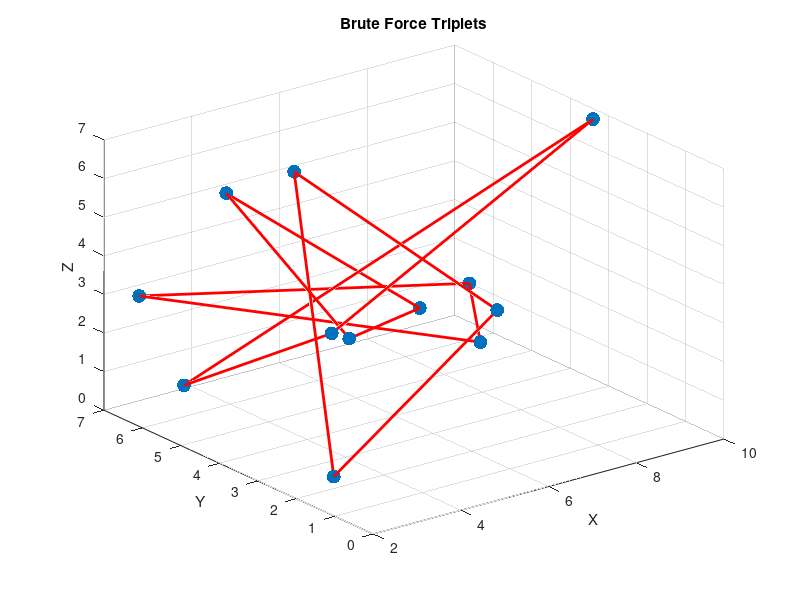
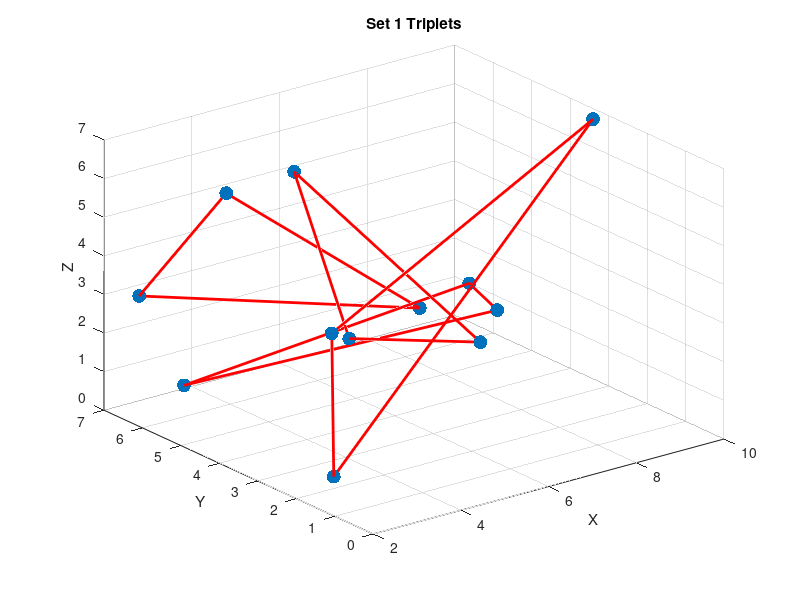
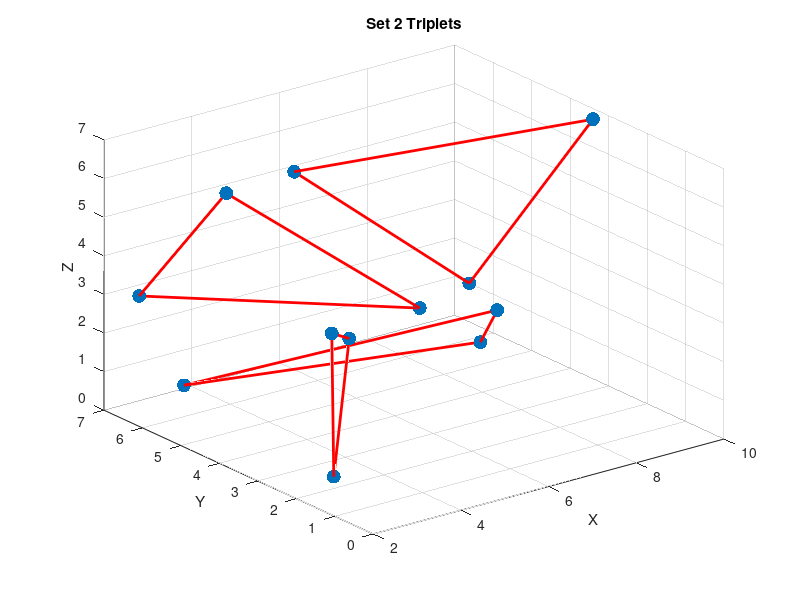
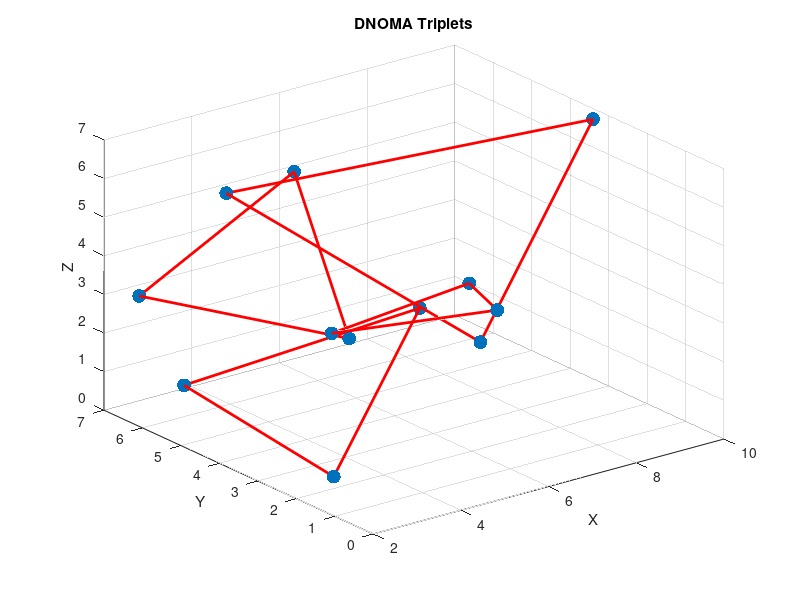

Write the MATLAB code that produced these figures, in order.
%plan:
%- make random points and weights
%- sort these 12 points relative to origin (1 closest)
%- make brute force triplet groupings O(n!!!) with points
%- all grouping functions
%- show all groupings on graph
%- show results in command window
%- HELPER FUNCTIONS
%- all grouping functions
%- calc score for grouping set
%- generates all unique groupings (brute force) recursively
%- plot groupings
%- get weight for results
%- print groupings
%- compare results to brute force


function NOMA3S()
    numPoints = 12;
    xRange = 10;
    yRange = 10;
    zRange = 10;

    %make random points and weights
    x = rand(1, numPoints) * xRange;
    y = rand(1, numPoints) * yRange;
    z = rand(1, numPoints) * zRange;
    weights = rand(1, numPoints) * 10;
    points = [x; y; z]';

    %sort these 12 points relative to origin (1 closest)
    dist = sqrt(sum(points.^2, 2));
    [~, sortedIndices] = sort(dist);
    points = points(sortedIndices, :);
    weights = weights(sortedIndices);

    %make brute force triplet groupings O(n!!!) with points
    pointIndices = 1:numPoints;
    groupings = makeGroupings(pointIndices);
    maxScore = -inf;
    bestTriplets = [];
    %get total scores
    for i = 1:length(groupings)
        groupingSet = groupings{i};
        score = calcScore(groupingSet, points, weights);
        if score > maxScore
            maxScore = score;
            bestTriplets = groupingSet;
        end
    end

    %all grouping functions
    set1 = [1, 12, 2; 3, 11, 4; 5, 10, 6; 7, 9, 8];
    set2 = [1, 2, 3; 4, 5, 6; 7, 8, 9; 10, 11, 12];

    DNOMA = DNOMAGrouping(numPoints);

    DNLUPA = DNLUPAGrouping(numPoints);

    MUG = MUGGrouping(numPoints);

    LCG = LCGGrouping(points);
    DEC = DECGrouping(points);

    greedyTriplets = greedyGrouping(points, weights);

    %show all groupings on graph
    plotGroupings(points, bestTriplets, 'Brute Force');
    plotGroupings(points, set1, 'Set 1');
    plotGroupings(points, set2, 'Set 2');
    plotGroupings(points, DNOMA, 'DNOMA');
    plotGroupings(points, DNLUPA, 'DNLUPA');
    plotGroupings(points, MUG, 'MUG');
    plotGroupings(points, LCG, 'LCG');
    plotGroupings(points, DEC, 'DEC');
    plotGroupings(points, greedyTriplets, 'Greedy');

    %show results in command window
    results.BruteForce = struct('triplets', bestTriplets, ...
        'weights', getWeight(bestTriplets, weights), ...
        'totalScore', maxScore, 'complexity', 'O(n!!!)');

    results.set1 = struct('triplets', set1, ...
        'weights', getWeight(set1, weights), ...
        'totalScore', calcScore(set1, points, weights), 'complexity', 'O(1)');

    results.set2 = struct('triplets', set2, ...
        'weights', getWeight(set2, weights), ...
        'totalScore', calcScore(set2, points, weights), 'complexity', 'O(1)');

    results.DNOMA = struct('triplets', DNOMA, ...
        'weights', getWeight(DNOMA, weights), ...
        'totalScore', calcScore(DNOMA, points, weights), 'complexity', 'O(nlogn)');

    results.DNLUPA = struct('triplets', DNLUPA, ...
        'weights', getWeight(DNLUPA, weights), ...
        'totalScore', calcScore(DNLUPA, points, weights), 'complexity', 'O(nlogn)');

    results.MUG = struct('triplets', MUG, ...
        'weights', getWeight(MUG, weights), ...
        'totalScore', calcScore(MUG, points, weights), 'complexity', 'O(n)');

    results.LCG = struct('triplets', LCG, ...
        'weights', getWeight(LCG, weights), ...
        'totalScore', calcScore(LCG, points, weights), 'complexity', 'O(nlogn)');

    results.DEC = struct('triplets', DEC, ...
        'weights', getWeight(DEC, weights), ...
        'totalScore', calcScore(DEC, points, weights), 'complexity', 'O(nlogn)');

    results.Greedy = struct('triplets', greedyTriplets, ...
        'weights', getWeight(greedyTriplets, weights), ...
        'totalScore', calcScore(greedyTriplets, points, weights), 'complexity', 'O(n^3)');

    printTripletResults(results);
    compareBruteForce(results);
end

%HELPER FUNCTIONS

%all grouping functions
function triplets = DNOMAGrouping(N)
    g1 = 1:4;
    g2 = 5:8;
    g3 = 9:12;
    triplets = [g1(1), g2(1), g3(1);
                g1(2), g2(2), g3(2);
                g1(3), g2(3), g3(3);
                g1(4), g2(4), g3(4)];
end

function triplets = DNLUPAGrouping(N)
    triplets = [1,6,12; 2,5,11; 3,8,10; 4,7,9];
end

function triplets = MUGGrouping(N)
    triplets = reshape(1:N, 3, [])'; %3 groups
end

function triplets = LCGGrouping(points)
    [~, order] = sort(sqrt(sum(points.^2, 2))); %order from origin
    triplets = reshape(order, 3, [])'; %dist from origin
end
function triplets = DECGrouping(points)
    strengths = sum(points, 2); %strength by xyz sum
    [~, sorted] = sort(strengths, 'descend'); %strong to weak
    triplets = reshape(sorted, 3, [])';
end

function triplets = greedyGrouping(points, weights)
    indices = 1:size(points,1);
    triplets = [];
    while length(indices) >= 3
        maxScore = -inf;
        best = [];
        for i = 1:length(indices) %try all possible comb. of 3 pts
            for j = i+1:length(indices)
                for k = j+1:length(indices)
                    idx = [indices(i), indices(j), indices(k)]; %score of each triplet
                    p = points(idx,:);
                    w = weights(idx);
                    distSum = norm(p(1,:) - p(2,:)) + norm(p(2,:) - p(3,:)) + norm(p(1,:) - p(3,:));
                    weightDiff = max(w) - min(w);
                    score = distSum + weightDiff;
                    if score > maxScore %track best triplet
                        maxScore = score;
                        best = idx;
                    end
                end
            end
        end
        triplets = [triplets; best];
        indices = setdiff(indices, best);
    end
end

%calc score for grouping set
function score = calcScore(groupingSet, points, weights)
    score = 0;
    for i = 1:size(groupingSet,1)
        idx = groupingSet(i,:);
        p = points(idx,:);
        w = weights(idx);
        distSum = norm(p(1,:) - p(2,:)) + norm(p(2,:) - p(3,:)) + norm(p(1,:) - p(3,:));
        weightDiff = max(w) - min(w);
        score = score + distSum + weightDiff; %heaviest - lightest
    end
end

%generates all unique groupings (brute force) recursively
function groupings = makeGroupings(indices)
    if isempty(indices)
        groupings = {[]};
        return;
    end
    groupings = {};
    first = indices(1);
    for i = 2:length(indices)
        for j = i+1:length(indices)
            rest = indices([2:i-1, i+1:j-1, j+1:end]);
            sub = makeGroupings(rest); %recursive
            for k = 1:length(sub)
                groupings{end+1} = [first, indices(i), indices(j); sub{k}];
            end
        end
    end
end

%plot groupings
function plotGroupings(points, triplets, name)
    figure;
    scatter3(points(:,1), points(:,2), points(:,3), 100, 'filled');
    hold on;
    for i = 1:size(triplets,1)
        idx = triplets(i,:);
        plot3(points(idx,1), points(idx,2), points(idx,3), 'r-', 'LineWidth', 2);
        plot3([points(idx(1),1), points(idx(3),1)], ...
              [points(idx(1),2), points(idx(3),2)], ...
              [points(idx(1),3), points(idx(3),3)], 'r-', 'LineWidth', 2);
    end
    xlabel('X'); ylabel('Y'); zlabel('Z');
    title([name, ' Triplets']);
    grid on;
end

%get weight for results
function weightsMatrix = getWeight(triplets, weights)
    weightsMatrix = zeros(size(triplets));
    for i = 1:size(triplets, 1)
        weightsMatrix(i, :) = weights(triplets(i, :));
    end
end

%print groupings
function printTripletResults(results)
    fields = fieldnames(results);
    for i = 1:length(fields)
        key = fields{i};
        tripletStruct = results.(key);
        triplets = tripletStruct.triplets;
        fprintf('\n%s Grouping (%s):\n', key, tripletStruct.complexity);
        disp(triplets);
        fprintf('Triplet Weights:\n');
        for j = 1:size(triplets,1)
            w = tripletStruct.weights(j,:);
            fprintf('  Triplet %d: [%.2f, %.2f, %.2f]\n', j, w(1), w(2), w(3));
        end
        fprintf('Total Score (Distance + Weight Difference): %.4f\n\n', tripletStruct.totalScore);
    end
end

%compare results to brute force
function compareBruteForce(results)
    bruteForceScore = results.BruteForce.totalScore;
    methods = fieldnames(results);
    disp(' ');
    for i = 1:length(methods)
        method = methods{i};
        if strcmp(method, 'BruteForce')
            continue;
        end
        delta = bruteForceScore - results.(method).totalScore;
        disp(['Brute Force v ', method, '? ', num2str(delta)]);
    end
    disp('The higher the difference, the more optimal brute force is for (distance + weight difference).');
end
